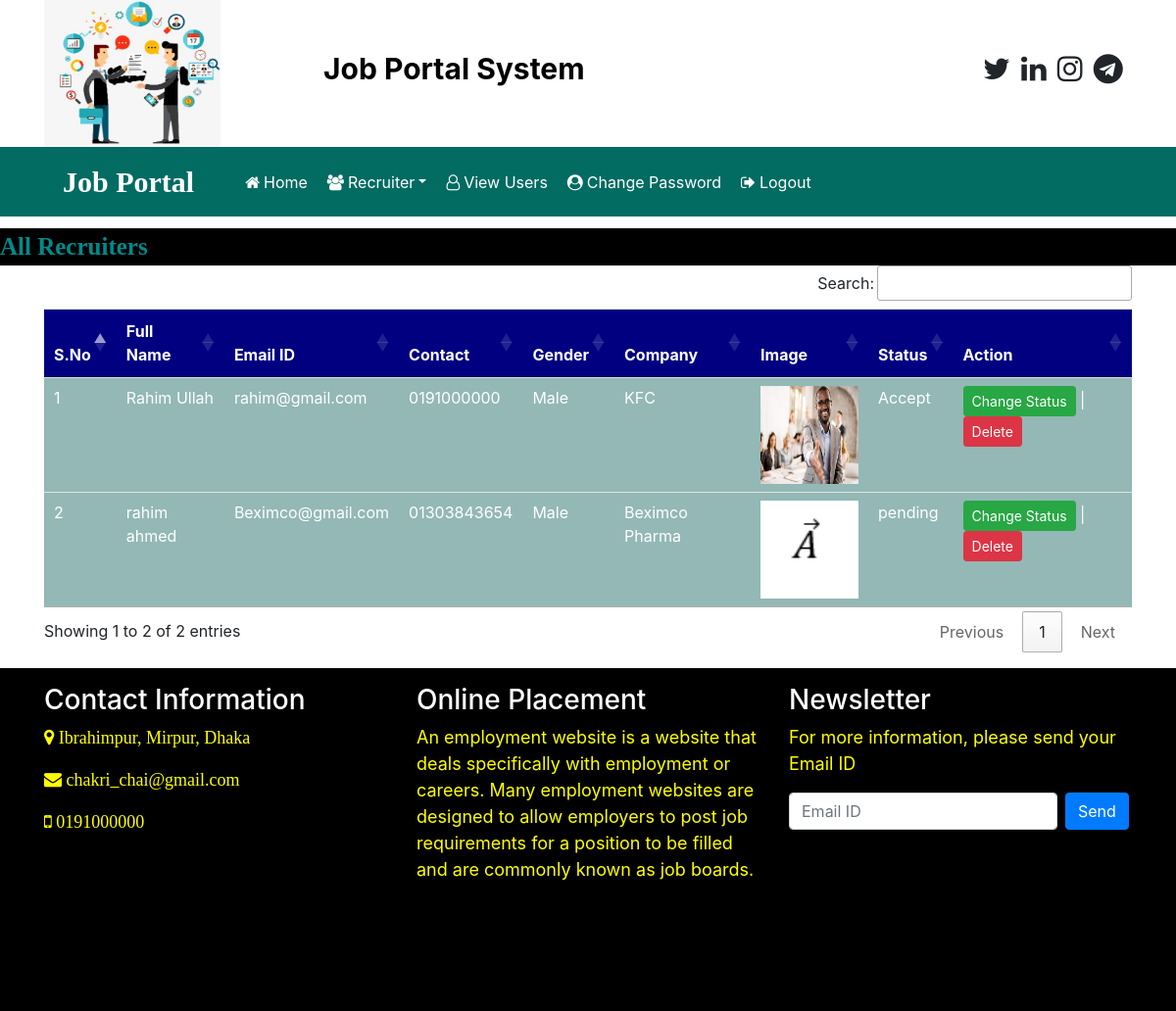
Page /recruiter_all (signed in) on the committed database.
### app/models.py (models this page shows, shortened)
class Recruiter(models.Model):
    user = models.ForeignKey(User, on_delete=models.CASCADE)
    mobile = models.CharField(max_length=15,null=True)
    image = models.FileField(null=True)
    gender = models.CharField(max_length=10,null=True)
    company = models.CharField(max_length=100,null=True)
    type = models.CharField(max_length=15,null=True)
    status = models.CharField(max_length=20,null=True)

### app/views.py (the view)
# urls.py: path('recruiter_all', recruiter_all, name="recruiter_all"),
def recruiter_all(request):
    if not request.user.is_authenticated:
        return redirect('admin_login')
    data = Recruiter.objects.all
    d = {'data':data}
    return render(request, "recruiter_all.html",d)

### app/templates/recruiter_all.html
{% load static %}
{% block body %}
{% include 'admin_navigation.html' %}
<marquee style="font-family:'Monotype Corsiva';font-size:25px;color:darkcyan;background-color:black;font-weight:bold;margin-top:1%">
  All Recruiters
</marquee>
<div class="container">
<table class="table table-hover" id="example">
  <thead>
    <tr style="background-color: #000080; color:white">
      <th>S.No</th>
      <th>Full Name</th>
      <th>Email ID</th>
      <th>Contact</th>
      <th>Gender</th>
      <th>Company</th>
      <th>Image</th>
      <th>Status</th>
      <th>Action</th>
    </tr>
  </thead>
  <tbody>
  {% for i in data %}
    <tr style="background-color: #93b8b5; color:white">
      <td>{{forloop.counter}}</td>
      <td>{{i.user.first_name}} {{i.user.last_name}}</td>
      <td>{{i.user.username}}</td>
      <td>{{i.mobile}}</td>
      <td>{{i.gender}}</td>
      <td>{{i.company}}</td>
      <td><img src="{{i.image.url}}" style="width:100px;height:100px"></td>
      <td>{{i.status}}</td>
      <td><a href="{% url 'change_status' i.id %}" class="btn btn-success btn-sm">Change Status</a> | <a href="{% url 'delete_recruiter' i.user.id %}" class="btn btn-danger btn-sm">Delete</a>
      </td>
    </tr>
    {% endfor %}
  </tbody>
</table>
</div>
{% include 'footer.html' %}
{% endblock %}

### app/templates/admin_navigation.html (shortened to what this page needs)
{% load static %}
<!DOCTYPE html>
<html lang="en" dir="ltr">
  <head>
    <link rel="stylesheet" href="https://maxcdn.bootstrapcdn.com/bootstrap/4.5.2/css/bootstrap.min.css">
    <link rel="stylesheet" href="https://cdnjs.cloudflare.com/ajax/libs/font-awesome/4.7.0/css/font-awesome.min.css">
<link rel="stylesheet" href="https://cdn.datatables.net/1.10.25/css/jquery.dataTables.min.css">
<link rel="stylesheet" href="https://cdn.datatables.net/buttons/1.7.1/css/buttons.dataTables.min.css">
  </head>
  <body>
    <div class="container">
      <div class="row">
        <div class="col-sm-3">
          <img src="{% static 'images/joblogo.png' %}" style ="width:180px; height:150px">
        </div>
        <div class="col-sm-6 mt-5" text-center >
          <span style= "font-weight: bold; font-size:30px">
            <span style = "color:black"> Job</span>
            <span style = "color:black">Portal System</span>
          </span>
        </div>
        <div class="col-sm-3 mt-5" style="padding-left:10%">
<span style= "font-weight: bold; font-size:30px">
  <span> <i class="fa fa-twitter pl-1"></i></span>
  <span> <i class="fa fa-linkedin pl-1"></i></span>
  <span> <i class="fa fa-instagram pl-1"></i></span>
  <span> <i class="fa fa-telegram pl-1"></i></span>
</span>
        </div>
      </div>
    </div>
<nav class="navbar navbar-expand-sm" style="background-color: #026b62">
  <a class="navbar-brand text-white pl-5 font-weight-bold" style="font-family:'Monotype Corsiva'; font-size:30px">Job Portal</a>
  <ul class="navbar-nav">
    <li class="nav-item">
      <a class="nav-link" href="{% url 'admin_home' %}" style="margin-left:28px"><i class="fa fa-home mr-1"></i>Home</a>
    </li>
    <li class="nav-item dropdown">
      <a class="nav-link dropdown-toggle" href="#" data-toggle="dropdown"><i class="fa fa-users mr-1"></i>Recruiter</a>
    </li>
    <li class="nav-item">
      <a class="nav-link" href="{% url 'view_users' %}" style=""><i class="fa fa-user-o mr-1"></i>View Users</a>
    </li>
    <li class="nav-item">
      <a class="nav-link" href="{% url 'change_password_admin' %}" style=""><i class="fa fa-user-circle mr-1"></i>Change Password</a>
    </li>
    <li class="nav-item">
      <a class="nav-link" href="{% url 'Logout' %}" ><i class="fa fa-sign-out mr-1"></i>Logout</a>
    </li>
  </ul>
</nav>
  </body>
</html>

### app/templates/footer.html (shortened to what this page needs)
{% load static %}
<div class="mt-3" style="background-color:black;width:100%;height:350px">
  <div class="container">
    <div class="row">
      <div class="col-md-4 mt-3">
        <h3 class="text-white">Contact Information</h3>
        <p style="color:yellow;font-size:18px"><i class="fa fa-map-marker texr-danger mr-1"> Ibrahimpur, Mirpur, Dhaka</i></p>
        <p style="color:yellow;font-size:18px"><i class="fa fa-envelope texr-danger ml-10"> chakri_chai@gmail.com</i></p>
        <p style="color:yellow;font-size:18px"><i class="fa fa-mobile texr-danger mr-1"> 0191000000</i></p>
      </div>
      <div class="col-md-4 mt-3">
        <h3 class="text-white">Online Placement</h3>
        <p style="color:yellow;font-size:18px">An employment website is a website that deals specifically with employment or careers. Many employment websites are designed to allow employers to post job requirements for a position to be filled and are commonly known as job boards.</p>
      </div>
      <div class="col-md-4 mt-3">
        <h3 class="text-white">Newsletter</h3>
        <p style="color:yellow;font-size:18px">For more information, please send your Email ID</p>
        <form class="form-inline" method="post">
          <input type="email" name="emailid" placeholder="Email ID" required class="form-control mr-2">
          <input type="submit" name="" value="Send" class="btn btn-primary">
        </form>
      </div>
    </div>
  </div>
</div>

### app/templates/admin_navigation.html (style rules this page uses)
.nav-link { color:white !important; margin-right:4px; }

### rows in the picture
Recruiter: user.first_name "Rahim", user.last_name "Ullah", user.username "rahim@gmail.com", mobile "0191000000", gender "Male", company "KFC", image (picture), status "Accept"
Recruiter: user.first_name "rahim", user.last_name "ahmed", user.username "Beximco@gmail.com", mobile "01303843654", gender "Male", company "Beximco Pharma", image (picture), status "pending"
